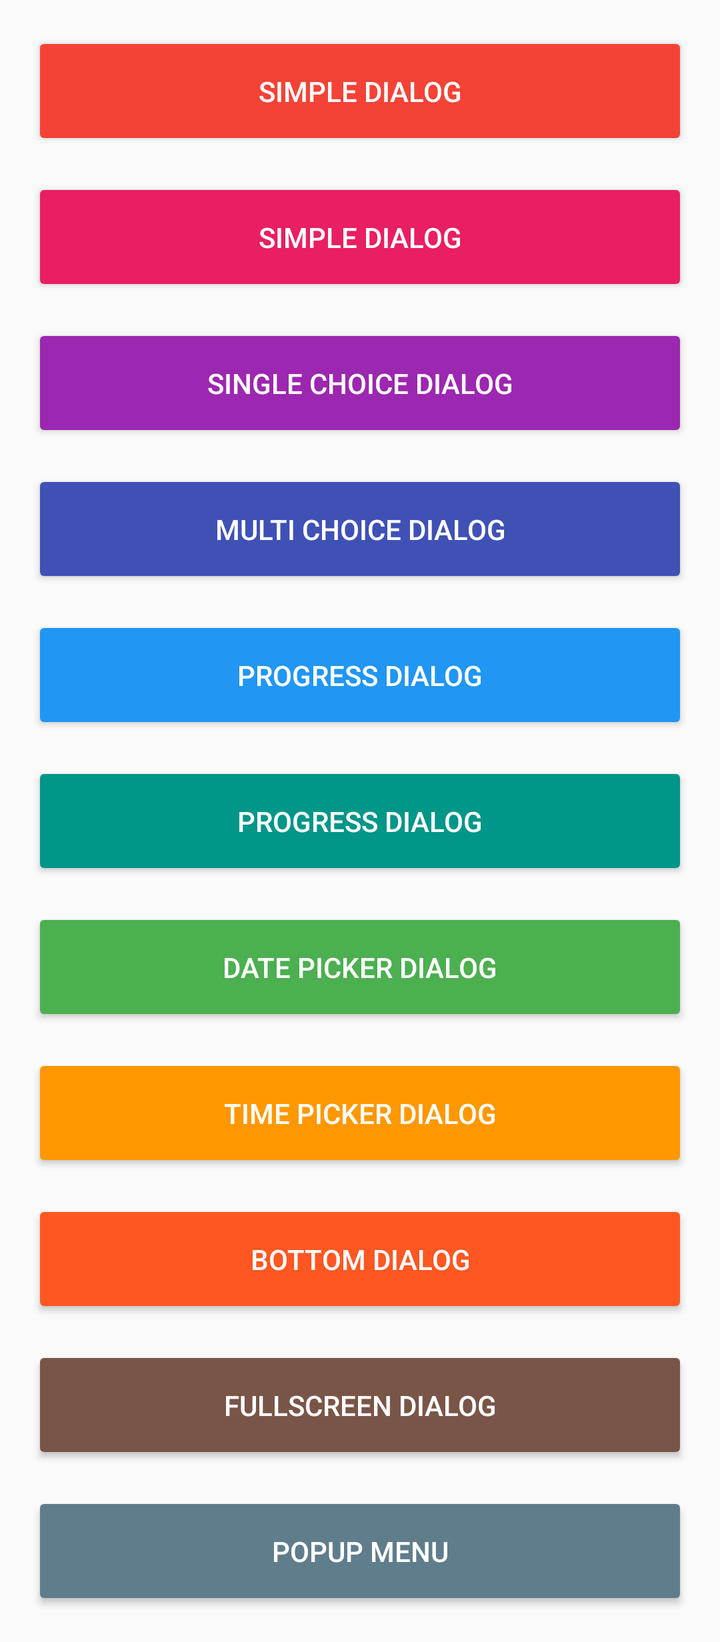
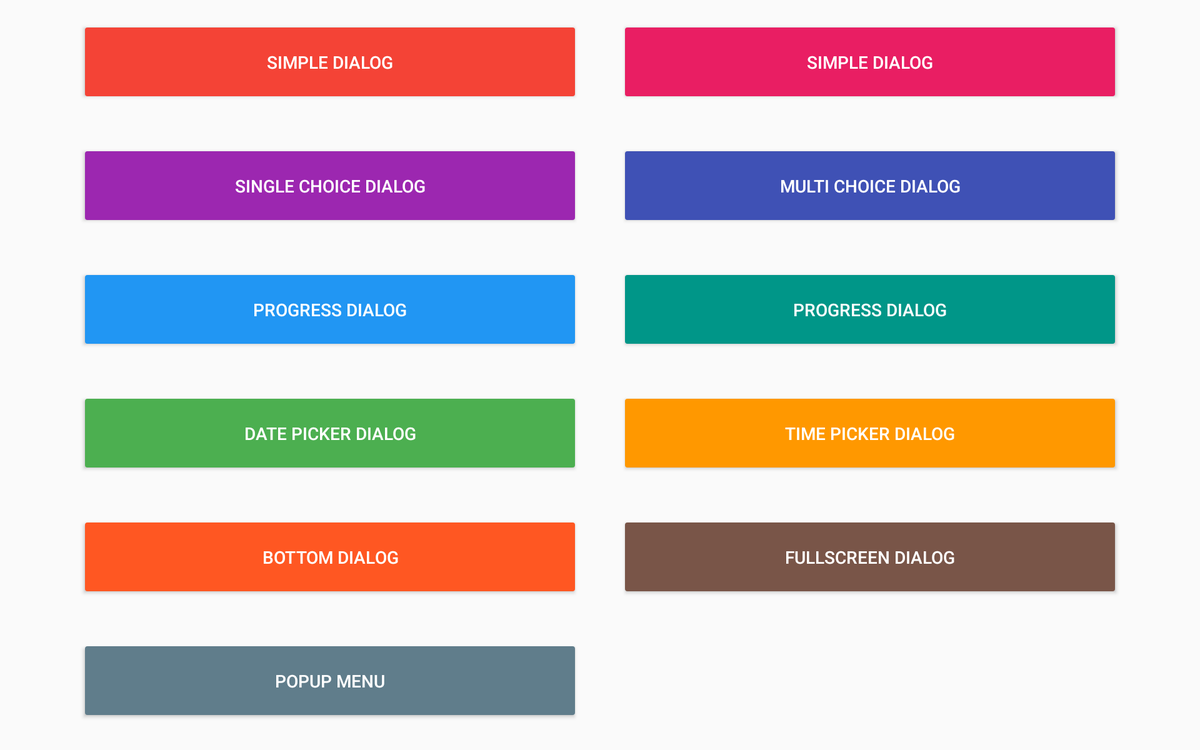

The same Android screen from two of the app's own layout files: first res/layout/ as a phone draws it, then the repository's variant for another configuration, drawn on a device whose configuration selects that folder. Both files follow.
<!-- AndroidManifest.xml: application theme AppTheme -->
<!-- res/layout/fragment_dialogs.xml -->
<?xml version="1.0" encoding="utf-8"?>
<android.support.v4.widget.NestedScrollView xmlns:android="http://schemas.android.com/apk/res/android"
    xmlns:app="http://schemas.android.com/apk/res-auto"
    android:layout_width="match_parent"
    android:layout_height="match_parent"
    app:layout_behavior="@string/appbar_scrolling_view_behavior">

    <LinearLayout
        android:layout_width="match_parent"
        android:layout_height="wrap_content"
        android:orientation="vertical"
        android:paddingBottom="@dimen/activity_vertical_margin"
        android:paddingLeft="@dimen/activity_horizontal_margin"
        android:paddingRight="@dimen/activity_horizontal_margin"
        android:paddingTop="@dimen/activity_vertical_margin">

        <Button
            android:id="@+id/btn_dialog_1"
            android:layout_width="match_parent"
            android:layout_height="wrap_content"
            android:backgroundTint="#F44336"
            android:padding="@dimen/btn_padding"
            android:text="@string/main_dialog_simple"
            android:textColor="@color/white"
            android:textSize="14sp" />

        <Button
            android:id="@+id/btn_dialog_2"
            android:layout_width="match_parent"
            android:layout_height="wrap_content"
            android:layout_marginTop="@dimen/btn_margin"
            android:backgroundTint="#E91E63"
            android:padding="@dimen/btn_padding"
            android:text="@string/main_dialog_simple"
            android:textColor="@color/white"
            android:textSize="14sp" />

        <Button
            android:id="@+id/btn_dialog_3"
            android:layout_width="match_parent"
            android:layout_height="wrap_content"
            android:layout_marginTop="@dimen/btn_margin"
            android:backgroundTint="#9C27B0"
            android:padding="@dimen/btn_padding"
            android:text="@string/main_dialog_single_choice"
            android:textColor="@color/white"
            android:textSize="14sp" />

        <Button
            android:id="@+id/btn_dialog_4"
            android:layout_width="match_parent"
            android:layout_height="wrap_content"
            android:layout_marginTop="@dimen/btn_margin"
            android:backgroundTint="#3F51B5"
            android:padding="@dimen/btn_padding"
            android:text="@string/main_dialog_multi_choice"
            android:textColor="@color/white"
            android:textSize="14sp" />

        <Button
            android:id="@+id/btn_dialog_5"
            android:layout_width="match_parent"
            android:layout_height="wrap_content"
            android:layout_marginTop="@dimen/btn_margin"
            android:backgroundTint="#2196F3"
            android:padding="@dimen/btn_padding"
            android:text="@string/main_dialog_progress"
            android:textColor="@color/white"
            android:textSize="14sp" />

        <Button
            android:id="@+id/btn_dialog_6"
            android:layout_width="match_parent"
            android:layout_height="wrap_content"
            android:layout_marginTop="@dimen/btn_margin"
            android:backgroundTint="#009688"
            android:padding="@dimen/btn_padding"
            android:text="@string/main_dialog_progress"
            android:textColor="@color/white"
            android:textSize="14sp" />

        <Button
            android:id="@+id/btn_dialog_7"
            android:layout_width="match_parent"
            android:layout_height="wrap_content"
            android:layout_marginTop="@dimen/btn_margin"
            android:backgroundTint="#4CAF50"
            android:padding="@dimen/btn_padding"
            android:text="@string/main_dialog_data_picker"
            android:textColor="@color/white"
            android:textSize="14sp" />

        <Button
            android:id="@+id/btn_dialog_8"
            android:layout_width="match_parent"
            android:layout_height="wrap_content"
            android:layout_marginTop="@dimen/btn_margin"
            android:backgroundTint="#FF9800"
            android:padding="@dimen/btn_padding"
            android:text="@string/main_dialog_data_time"
            android:textColor="@color/white"
            android:textSize="14sp" />

        <Button
            android:id="@+id/btn_dialog_9"
            android:layout_width="match_parent"
            android:layout_height="wrap_content"
            android:layout_marginTop="@dimen/btn_margin"
            android:backgroundTint="#FF5722"
            android:padding="@dimen/btn_padding"
            android:text="@string/main_dialog_bottom"
            android:textColor="@color/white"
            android:textSize="14sp" />

        <Button
            android:id="@+id/btn_dialog_10"
            android:layout_width="match_parent"
            android:layout_height="wrap_content"
            android:layout_marginTop="@dimen/btn_margin"
            android:backgroundTint="#795548"
            android:padding="@dimen/btn_padding"
            android:text="@string/main_dialog_fullscreen"
            android:textColor="@color/white"
            android:textSize="14sp" />

        <Button
            android:id="@+id/btn_dialog_11"
            android:layout_width="match_parent"
            android:layout_height="wrap_content"
            android:layout_marginTop="@dimen/btn_margin"
            android:backgroundTint="#607D8B"
            android:padding="@dimen/btn_padding"
            android:text="@string/main_popup_menu"
            android:textColor="@color/white"
            android:textSize="14sp" />
    </LinearLayout>
</android.support.v4.widget.NestedScrollView>
<!-- resources referenced by this layout -->
<resources>
  <color name="white">#FFFFFF</color>
  <dimen name="activity_horizontal_margin">16dp</dimen>
  <dimen name="activity_vertical_margin">16dp</dimen>
  <dimen name="btn_margin">14dp</dimen>
  <dimen name="btn_padding">20dp</dimen>
  <string name="main_dialog_bottom">Bottom Dialog</string>
  <string name="main_dialog_data_picker">Date Picker Dialog</string>
  <string name="main_dialog_data_time">Time Picker Dialog</string>
  <string name="main_dialog_fullscreen">Fullscreen Dialog</string>
  <string name="main_dialog_multi_choice">Multi choice dialog</string>
  <string name="main_dialog_progress">Progress dialog</string>
  <string name="main_dialog_simple">Simple dialog</string>
  <string name="main_dialog_single_choice">Single choice dialog</string>
  <string name="main_popup_menu">Popup Menu</string>
  <style name="AppTheme" parent="Theme.AppCompat.Light.DarkActionBar">
          
          <item name="colorPrimary">@color/colorPrimary</item>
          <item name="colorPrimaryDark">@color/colorPrimaryDark</item>
          <item name="colorAccent">@color/colorAccent</item>
      </style>
  <color name="colorPrimary">#4285F4</color>
  <color name="colorPrimaryDark">#3367D6</color>
  <color name="colorAccent">#FFC400</color>
</resources>
<!-- res/layout-w820dp/fragment_dialogs.xml (the repository's variant of the layout above) -->
<!-- drawn on a 7-inch tablet turned sideways -->
<?xml version="1.0" encoding="utf-8"?>
<android.support.v4.widget.NestedScrollView xmlns:android="http://schemas.android.com/apk/res/android"
    xmlns:app="http://schemas.android.com/apk/res-auto"
    android:layout_width="match_parent"
    android:layout_height="match_parent"
    app:layout_behavior="@string/appbar_scrolling_view_behavior">

    <android.support.constraint.ConstraintLayout
        android:layout_width="match_parent"
        android:layout_height="wrap_content"
        android:paddingBottom="@dimen/activity_vertical_margin"
        android:paddingLeft="@dimen/activity_horizontal_margin_big_activity"
        android:paddingRight="@dimen/activity_horizontal_margin_big_activity"
        android:paddingTop="@dimen/activity_vertical_margin">

        <Button
            android:id="@+id/btn_dialog_1"
            android:layout_width="0dp"
            android:layout_height="wrap_content"
            android:layout_marginEnd="@dimen/text_margin"
            android:backgroundTint="#F44336"
            android:padding="@dimen/btn_padding"
            android:text="@string/main_dialog_simple"
            android:textColor="@color/white"
            android:textSize="14sp"
            app:layout_constraintEnd_toStartOf="@id/btn_dialog_2"
            app:layout_constraintStart_toStartOf="parent"
            app:layout_constraintTop_toTopOf="parent" />

        <Button
            android:id="@+id/btn_dialog_2"
            android:layout_width="0dp"
            android:layout_height="wrap_content"
            android:layout_marginStart="@dimen/text_margin"
            android:backgroundTint="#E91E63"
            android:padding="@dimen/btn_padding"
            android:text="@string/main_dialog_simple"
            android:textColor="@color/white"
            android:textSize="14sp"
            app:layout_constraintEnd_toEndOf="parent"
            app:layout_constraintStart_toEndOf="@id/btn_dialog_1"
            app:layout_constraintTop_toTopOf="parent" />

        <Button
            android:id="@+id/btn_dialog_3"
            android:layout_width="0dp"
            android:layout_height="wrap_content"
            android:layout_marginEnd="@dimen/text_margin"
            android:layout_marginTop="@dimen/btn_margin"
            android:backgroundTint="#9C27B0"
            android:padding="@dimen/btn_padding"
            android:text="@string/main_dialog_single_choice"
            android:textColor="@color/white"
            android:textSize="14sp"
            app:layout_constraintEnd_toStartOf="@id/btn_dialog_4"
            app:layout_constraintStart_toStartOf="parent"
            app:layout_constraintTop_toBottomOf="@id/btn_dialog_1" />

        <Button
            android:id="@+id/btn_dialog_4"
            android:layout_width="0dp"
            android:layout_height="wrap_content"
            android:layout_marginStart="@dimen/text_margin"
            android:layout_marginTop="@dimen/btn_margin"
            android:backgroundTint="#3F51B5"
            android:padding="@dimen/btn_padding"
            android:text="@string/main_dialog_multi_choice"
            android:textColor="@color/white"
            android:textSize="14sp"
            app:layout_constraintEnd_toEndOf="parent"
            app:layout_constraintStart_toEndOf="@id/btn_dialog_3"
            app:layout_constraintTop_toBottomOf="@id/btn_dialog_2" />

        <Button
            android:id="@+id/btn_dialog_5"
            android:layout_width="0dp"
            android:layout_height="wrap_content"
            android:layout_marginEnd="@dimen/text_margin"
            android:layout_marginTop="@dimen/btn_margin"
            android:backgroundTint="#2196F3"
            android:padding="@dimen/btn_padding"
            android:text="@string/main_dialog_progress"
            android:textColor="@color/white"
            android:textSize="14sp"
            app:layout_constraintEnd_toStartOf="@id/btn_dialog_6"
            app:layout_constraintStart_toStartOf="parent"
            app:layout_constraintTop_toBottomOf="@id/btn_dialog_3" />

        <Button
            android:id="@+id/btn_dialog_6"
            android:layout_width="0dp"
            android:layout_height="wrap_content"
            android:layout_marginStart="@dimen/text_margin"
            android:layout_marginTop="@dimen/btn_margin"
            android:backgroundTint="#009688"
            android:padding="@dimen/btn_padding"
            android:text="@string/main_dialog_progress"
            android:textColor="@color/white"
            android:textSize="14sp"
            app:layout_constraintEnd_toEndOf="parent"
            app:layout_constraintStart_toEndOf="@id/btn_dialog_5"
            app:layout_constraintTop_toBottomOf="@id/btn_dialog_4" />

        <Button
            android:id="@+id/btn_dialog_7"
            android:layout_width="0dp"
            android:layout_height="wrap_content"
            android:layout_marginEnd="@dimen/text_margin"
            android:layout_marginTop="@dimen/btn_margin"
            android:backgroundTint="#4CAF50"
            android:padding="@dimen/btn_padding"
            android:text="@string/main_dialog_data_picker"
            android:textColor="@color/white"
            android:textSize="14sp"
            app:layout_constraintEnd_toStartOf="@id/btn_dialog_8"
            app:layout_constraintStart_toStartOf="parent"
            app:layout_constraintTop_toBottomOf="@id/btn_dialog_5" />

        <Button
            android:id="@+id/btn_dialog_8"
            android:layout_width="0dp"
            android:layout_height="wrap_content"
            android:layout_marginStart="@dimen/text_margin"
            android:layout_marginTop="@dimen/btn_margin"
            android:backgroundTint="#FF9800"
            android:padding="@dimen/btn_padding"
            android:text="@string/main_dialog_data_time"
            android:textColor="@color/white"
            android:textSize="14sp"
            app:layout_constraintEnd_toEndOf="parent"
            app:layout_constraintStart_toEndOf="@id/btn_dialog_7"
            app:layout_constraintTop_toBottomOf="@id/btn_dialog_6" />

        <Button
            android:id="@+id/btn_dialog_9"
            android:layout_width="0dp"
            android:layout_height="wrap_content"
            android:layout_marginEnd="@dimen/text_margin"
            android:layout_marginTop="@dimen/btn_margin"
            android:backgroundTint="#FF5722"
            android:padding="@dimen/btn_padding"
            android:text="@string/main_dialog_bottom"
            android:textColor="@color/white"
            android:textSize="14sp"
            app:layout_constraintEnd_toStartOf="@id/btn_dialog_10"
            app:layout_constraintStart_toStartOf="parent"
            app:layout_constraintTop_toBottomOf="@id/btn_dialog_7" />

        <Button
            android:id="@+id/btn_dialog_10"
            android:layout_width="0dp"
            android:layout_height="wrap_content"
            android:layout_marginStart="@dimen/text_margin"
            android:layout_marginTop="@dimen/btn_margin"
            android:backgroundTint="#795548"
            android:padding="@dimen/btn_padding"
            android:text="@string/main_dialog_fullscreen"
            android:textColor="@color/white"
            android:textSize="14sp"
            app:layout_constraintEnd_toEndOf="parent"
            app:layout_constraintStart_toEndOf="@id/btn_dialog_9"
            app:layout_constraintTop_toBottomOf="@id/btn_dialog_8" />

        <Button
            android:id="@+id/btn_dialog_11"
            android:layout_width="0dp"
            android:layout_height="wrap_content"
            android:layout_marginTop="@dimen/btn_margin"
            android:backgroundTint="#607D8B"
            android:padding="@dimen/btn_padding"
            android:text="@string/main_popup_menu"
            android:textColor="@color/white"
            android:textSize="14sp"
            app:layout_constraintEnd_toEndOf="@id/btn_dialog_9"
            app:layout_constraintStart_toStartOf="@id/btn_dialog_9"
            app:layout_constraintTop_toBottomOf="@id/btn_dialog_9" />
    </android.support.constraint.ConstraintLayout>
</android.support.v4.widget.NestedScrollView>
<!-- resources referenced by the variant -->
<!-- as a 7-inch tablet turned sideways resolves them -->
<resources>
  <color name="white">#FFFFFF</color>
  <!-- from res/values-w820dp/ -->
  <dimen name="activity_horizontal_margin_big_activity">64dp</dimen>
  <dimen name="activity_vertical_margin">16dp</dimen>
  <!-- from res/values-w820dp/ -->
  <dimen name="btn_margin">32dp</dimen>
  <!-- from res/values-w820dp/ -->
  <dimen name="btn_padding">24dp</dimen>
  <dimen name="text_margin">16dp</dimen>
  <string name="main_dialog_bottom">Bottom Dialog</string>
  <string name="main_dialog_data_picker">Date Picker Dialog</string>
  <string name="main_dialog_data_time">Time Picker Dialog</string>
  <string name="main_dialog_fullscreen">Fullscreen Dialog</string>
  <string name="main_dialog_multi_choice">Multi choice dialog</string>
  <string name="main_dialog_progress">Progress dialog</string>
  <string name="main_dialog_simple">Simple dialog</string>
  <string name="main_dialog_single_choice">Single choice dialog</string>
  <string name="main_popup_menu">Popup Menu</string>
  <style name="AppTheme" parent="Theme.AppCompat.Light.DarkActionBar">
          
          <item name="colorPrimary">@color/colorPrimary</item>
          <item name="colorPrimaryDark">@color/colorPrimaryDark</item>
          <item name="colorAccent">@color/colorAccent</item>
      </style>
  <color name="colorPrimary">#4285F4</color>
  <color name="colorPrimaryDark">#3367D6</color>
  <color name="colorAccent">#FFC400</color>
</resources>
